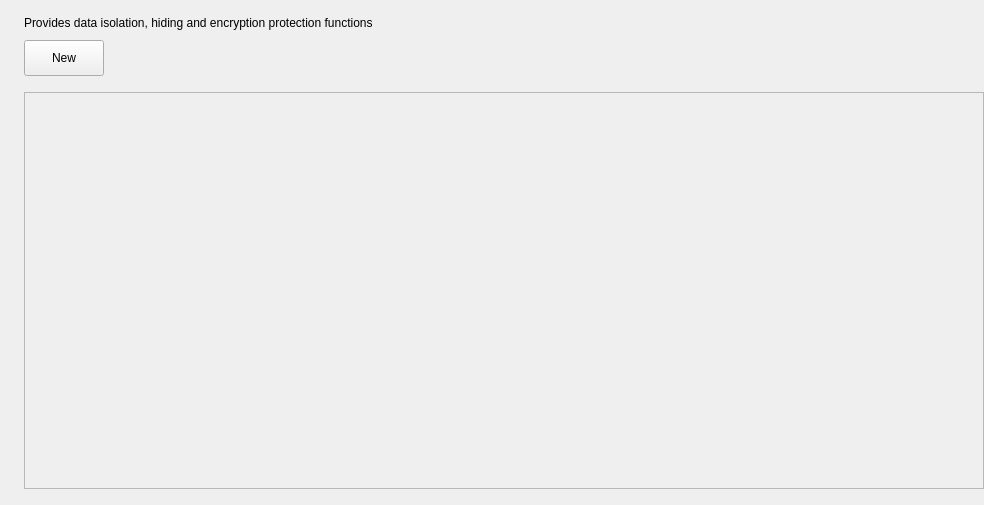
<?xml version="1.0" encoding="UTF-8"?>
<ui version="4.0">
 <class>BoxPage</class>
 <widget class="QWidget" name="BoxPage">
  <property name="geometry">
   <rect>
    <x>0</x>
    <y>0</y>
    <width>984</width>
    <height>505</height>
   </rect>
  </property>
  <property name="windowTitle">
   <string>Box manager</string>
  </property>
  <layout class="QVBoxLayout" name="verticalLayout">
   <property name="spacing">
    <number>10</number>
   </property>
   <property name="leftMargin">
    <number>24</number>
   </property>
   <property name="topMargin">
    <number>16</number>
   </property>
   <property name="rightMargin">
    <number>0</number>
   </property>
   <property name="bottomMargin">
    <number>16</number>
   </property>
   <item>
    <widget class="QWidget" name="widget" native="true">
     <property name="sizePolicy">
      <sizepolicy hsizetype="Preferred" vsizetype="Preferred">
       <horstretch>0</horstretch>
       <verstretch>0</verstretch>
      </sizepolicy>
     </property>
     <property name="minimumSize">
      <size>
       <width>0</width>
       <height>0</height>
      </size>
     </property>
     <property name="maximumSize">
      <size>
       <width>16777215</width>
       <height>16777215</height>
      </size>
     </property>
     <layout class="QHBoxLayout" name="horizontalLayout">
      <property name="spacing">
       <number>0</number>
      </property>
      <property name="leftMargin">
       <number>0</number>
      </property>
      <property name="topMargin">
       <number>0</number>
      </property>
      <property name="rightMargin">
       <number>0</number>
      </property>
      <property name="bottomMargin">
       <number>0</number>
      </property>
      <item>
       <widget class="QLabel" name="label">
        <property name="text">
         <string>Provides data isolation, hiding and encryption protection functions</string>
        </property>
       </widget>
      </item>
     </layout>
    </widget>
   </item>
   <item>
    <widget class="QWidget" name="widget_2" native="true">
     <property name="sizePolicy">
      <sizepolicy hsizetype="Preferred" vsizetype="Preferred">
       <horstretch>0</horstretch>
       <verstretch>0</verstretch>
      </sizepolicy>
     </property>
     <property name="maximumSize">
      <size>
       <width>16777215</width>
       <height>16777215</height>
      </size>
     </property>
     <layout class="QHBoxLayout" name="horizontalLayout_2">
      <property name="spacing">
       <number>0</number>
      </property>
      <property name="leftMargin">
       <number>0</number>
      </property>
      <property name="topMargin">
       <number>0</number>
      </property>
      <property name="rightMargin">
       <number>0</number>
      </property>
      <property name="bottomMargin">
       <number>6</number>
      </property>
      <item>
       <widget class="QPushButton" name="m_newBox">
        <property name="sizePolicy">
         <sizepolicy hsizetype="Fixed" vsizetype="Fixed">
          <horstretch>0</horstretch>
          <verstretch>0</verstretch>
         </sizepolicy>
        </property>
        <property name="minimumSize">
         <size>
          <width>72</width>
          <height>36</height>
         </size>
        </property>
        <property name="maximumSize">
         <size>
          <width>16777215</width>
          <height>36</height>
         </size>
        </property>
        <property name="text">
         <string>New</string>
        </property>
       </widget>
      </item>
      <item>
       <spacer name="horizontalSpacer">
        <property name="orientation">
         <enum>Qt::Horizontal</enum>
        </property>
        <property name="sizeHint" stdset="0">
         <size>
          <width>40</width>
          <height>20</height>
         </size>
        </property>
       </spacer>
      </item>
     </layout>
    </widget>
   </item>
   <item>
    <widget class="QScrollArea" name="m_boxsScroll">
     <property name="widgetResizable">
      <bool>true</bool>
     </property>
     <widget class="KS::PrivateBox::Boxs" name="m_boxs">
      <property name="geometry">
       <rect>
        <x>0</x>
        <y>0</y>
        <width>948</width>
        <height>379</height>
       </rect>
      </property>
     </widget>
    </widget>
   </item>
  </layout>
 </widget>
 <customwidgets>
  <customwidget>
   <class>KS::PrivateBox::Boxs</class>
   <extends>QWidget</extends>
   <header>src/ui/private-box/boxs.h</header>
   <container>1</container>
  </customwidget>
 </customwidgets>
 <resources/>
 <connections/>
</ui>
